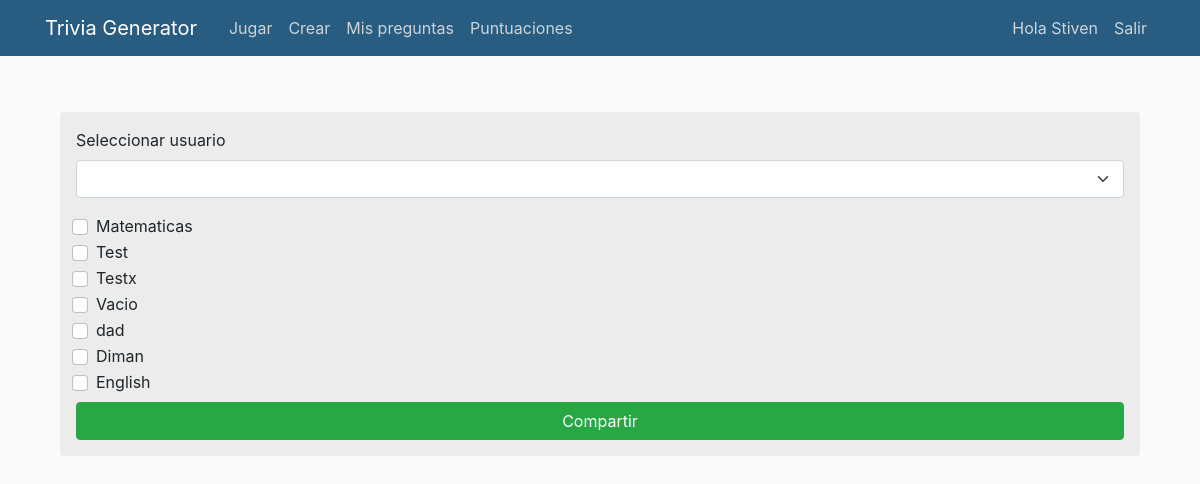
Before: /jugarUserr (signed in) with the older database file.
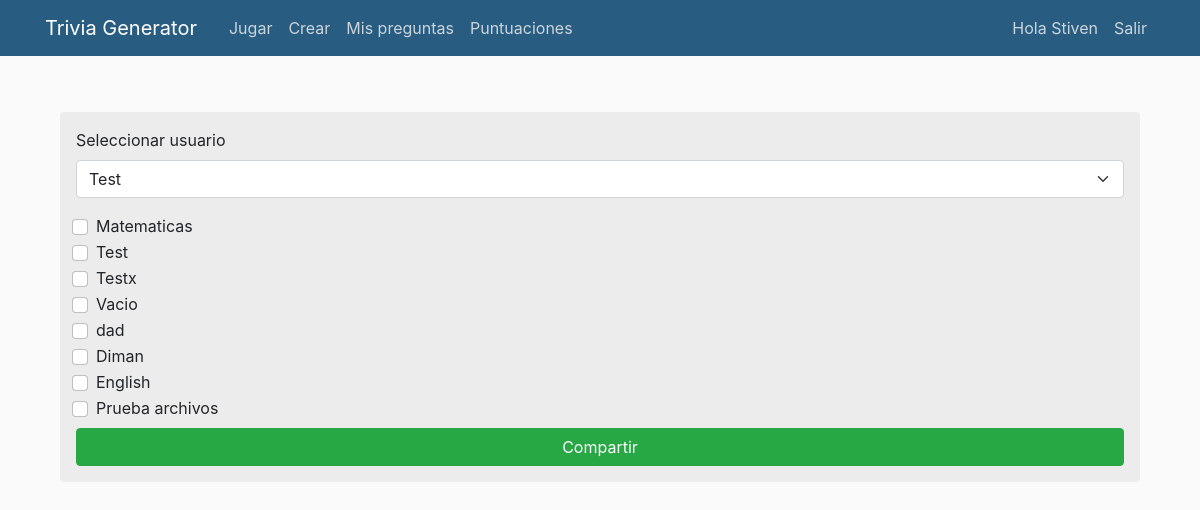
After: the same page with the newer database file.
### TGApp/models.py (models this page shows, shortened)
class Trivia(models.Model):
    autor = models.ForeignKey(User, on_delete=models.CASCADE, null=True)
    id = models.AutoField(primary_key=True)
    nombre = models.CharField(max_length=100)
    Tipo = models.CharField(max_length=100)

### TGApp/views.py (the view, shortened to what this page needs)
# urls.py: path('jugarUserr', views.acceso_trivia_test, name='acceso_test'),
def acceso_trivia_test(request):
    trivias = Trivia.objects.filter(autor=request.user)
    usuario_actual = request.user
    usuarios_acceso = user_inicio.objects.all()
    if not request.user.is_staff :
        return HttpResponse("No tienes permiso para acceder a esta página")
    trivia_seleccionadas = []
    context = {
        'trivias': trivias,
        'usuarios_acceso': usuarios_acceso,
    }
    return render(request, "TGApp/acceso_trivia.html", context)

### TGApp/templates/TGApp/acceso_trivia.html (shortened to what this page needs)
{% extends "TGApp/base.html" %}
{% block contenido %}
<div class="container">
  <div class="mt-4 p-3 bg-background text-body rounded">
    <form method="POST">
      <div class="mb-3">
        <label name="usuario_id" for="usuario_id" class="form-label">Seleccionar usuario</label>
        <select class="form-select" id="usuario_id" name="usuario_id" required>
          {% for usuario_acceso in usuarios_acceso %}
            {% if usuario_acceso.usuario != request.user %}
              <option value="{{ usuario_acceso.usuario.id }}" name="{{ usuario_acceso.usuario.id }}">{{ usuario_acceso.usuario.username }}</option>
            {% endif %}
          {% endfor %}
        </select>
</div>
{% for Trivia in trivias %}
  <div class="form-check">
    <input type="checkbox" class="form-check-input" id="{{ Trivia.Tipo }}" name="{{ Trivia.pk }}" value="{{ Trivia.pk }}">
    <label for="{{ Trivia.Tipo }}" class="form-check-label">
     {{ Trivia.Tipo }}
    </label>
</div>
{% endfor %}
<button type="submit" class="btn btn-success btn-block mt-2">Compartir</button>
</form>
{% endblock %}

Changed rows visible on the page:
added Trivia: Tipo "Prueba archivos"
Other visible differences:
form field usuario_id: (not shown) → "Test"
